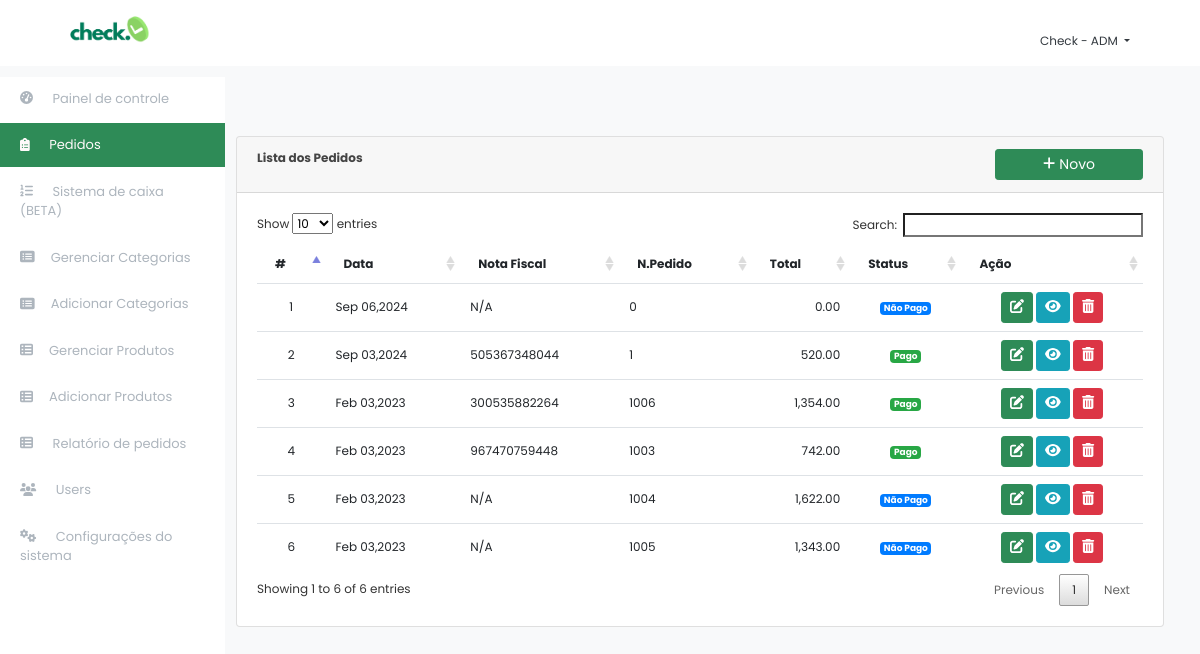
/index.php?page=orders (signed in), run on the app's committed database.
### tables this page shows
CREATE TABLE `orders` (
  `id` int(11) NOT NULL,
  `ref_no` varchar(50) NOT NULL,
  `total_amount` float NOT NULL,
  `amount_tendered` float NOT NULL,
  `order_number` int(30) NOT NULL,
  `date_created` datetime NOT NULL DEFAULT current_timestamp()
);

### orders.php (the view, shortened to what this page needs)
<?php include('db_connect.php');?>
<div class="container-fluid">
	<div class="col-lg-12">
		<div class="row">
			<div class="col-md-12">
				<div class="card">
					<div class="card-header">
						<b>Lista dos Pedidos </b>
						<span class="float:right"><a class="btn btn-primary btn-sm col-sm-2 float-right" href="billing/index.php" id="new_order">
					<i class="fa fa-plus"></i> Novo
				</a></span>
					</div>
					<div class="card-body">
						<table class="table table-hover">
							<thead>
								<tr>
									<th>#</th>
									<th>Data</th>
									<th>Nota Fiscal</th>
									<th>N.Pedido</th>
									<th>Total</th>
									<th>Status</th>
									<th>Ação</th>
								</tr>
							</thead>
							<tbody>
								<?php
								$i = 1;
								$order = $conn->query("SELECT * FROM orders order by unix_timestamp(date_created) desc ");
								while($row=$order->fetch_assoc()):
								?>
								<tr>
									<td class="text-center"><?php echo $i++ ?></td>
									<td>
										<p> <?php echo date("M d,Y",strtotime($row['date_created'])) ?></p>
									</td>
									<td>
										<p> <?php echo $row['amount_tendered'] > 0 ? $row['ref_no'] : 'N/A' ?></p>
									</td>
									<td>
										<p><?php echo $row['order_number'] ?></p>
									</td>
									<td>
										<p class="text-right"> <?php echo number_format($row['total_amount'],2) ?></p>
									</td>
									<td class="text-center">
										<?php if($row['amount_tendered'] > 0): ?>
											<span class="badge badge-success">Pago</span>
										<?php else: ?>
											<span class="badge badge-primary">Não Pago</span>
										<?php endif; ?>
									</td>
									<td class="text-center">
										<button class="btn btn-sm btn-primary " type="button" onclick="location.href='billing/index.php?id=<?php echo $row['id'] ?>'" data-id="<?php echo $row['id'] ?>" ><i class="fa fa-edit"></i></button>
										<button class="btn btn-sm btn-info view_order" type="button" data-id="<?php echo $row['id'] ?>"><i class="fa fa-eye"></i></button>
										<button class="btn btn-sm btn-danger delete_order" type="button" data-id="<?php echo $row['id'] ?>"><i class="fa fa-trash-alt"></i></button>
									</td>
								</tr>
								<?php endwhile; ?>
							</tbody>
						</table>
					</div>
				</div>
			</div>
		</div>
	</div>
</div>

### assets/css/style.css (style rules this page uses)
body { font-family:Poppins, Helvetica, "sans-serif"; color: #444444; width: 100%; height: calc(100%); font-size: 12px; }
a { color: #1977cc; }
.btn-primary, .btn-primary:hover { background-color: #2E8B57; border-color: #2E8B57; }
table.dataTable.no-footer { border: 0 !important; }
.table td, .table th { border-bottom: 1px solid #dee2e6; border-bottom: 0; }
table.dataTable thead th, table.dataTable thead td { border-bottom: 0px solid #111; border: 0; }

### index.php (style rules this page uses)
body { background: #f8f9fa; }

### orders.php (style rules this page uses)
td { vertical-align: middle !important; }
td p { margin: unset }

### data on the page
orders: date_created "Sep 06,2024", amount_tendered "N/A", order_number "0", total_amount "0.00"
orders: date_created "Sep 03,2024", ref_no "505367348044", order_number "1", total_amount "520.00", amount_tendered "Pago"
orders: date_created "Feb 03,2023", ref_no "300535882264", order_number "1006", total_amount "1,354.00", amount_tendered "Pago"
orders: date_created "Feb 03,2023", ref_no "967470759448", order_number "1003", total_amount "742.00", amount_tendered "Pago"
orders: date_created "Feb 03,2023", amount_tendered "N/A", order_number "1004", total_amount "1,622.00"
orders: date_created "Feb 03,2023", amount_tendered "N/A", order_number "1005", total_amount "1,343.00"

### other printed values
$_SESSION['login_name'] "Check - ADM"
